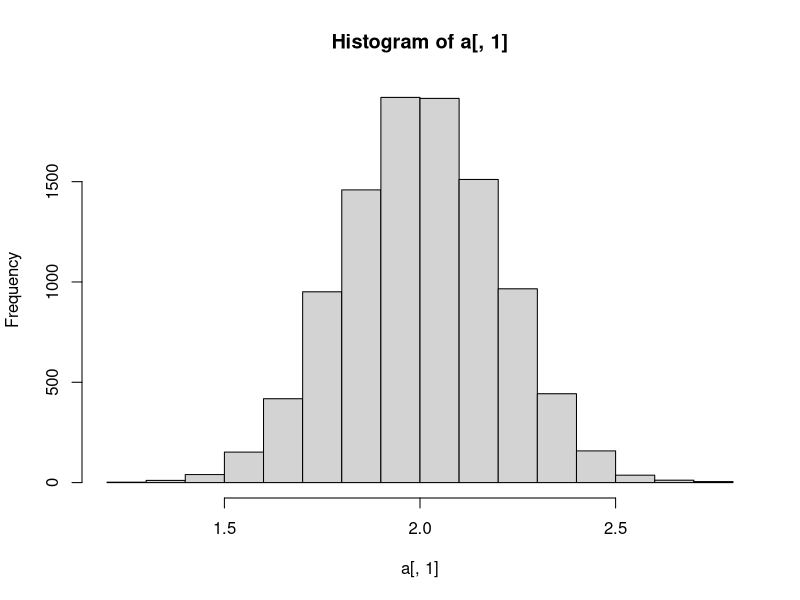
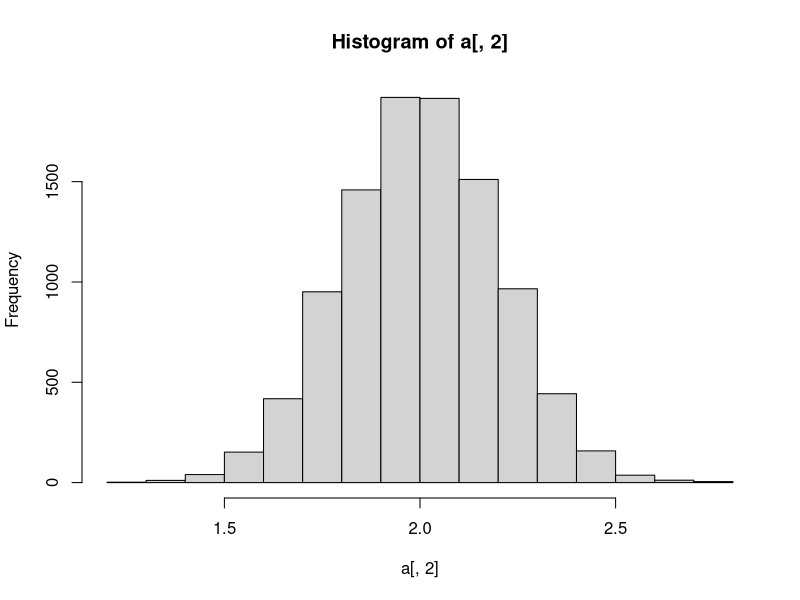

Write R code to recreate these figures, in order. (Note: a time limit stopped this script after it produced the figures.)
library(tidyverse)
library(gridExtra)

set.seed(314)

#### SATE ####

sate <- function(n, homogenous = TRUE){
  tau <- numeric(10000)
  tau_reg <- numeric(10000)
  Y <- matrix(c(rnorm(n, m = 10, sd = 1)))
  if(homogenous == TRUE){
    
    for(k in 1:10000){
    X <- matrix(1, nrow = n, ncol = 2 )
    B <- matrix(NA, nrow = n, ncol = 1)
    s <- sample(1:n, n/2, replace = FALSE)
    X[s, 2] <- 0
    
    for(i in 1:n){
      if(X[i, 2] == 1){
        B[i, 1] <- Y[i, 1] + 2
      } else {
        B[i, 1] <- Y[i, 1]
      }
    }
  
  tib <- as.tibble(cbind(X[, 2], B[, 1]))
  
  tib <- tib %>% 
    group_by(V1) %>%
    summarize(tau = mean(V2)) %>%
    pull(tau)
  
  tau[k] <- tib[2] - tib[1]
  tau_reg[k] <- (solve(t(X) %*% X) %*% t(X) %*% B)[2,]
  print(k)
  }
  } else {
    for(k in 1:10000){
      X <- matrix(1, nrow = n, ncol = 2 )
      B <- matrix(NA, nrow = n, ncol = 1)
      s <- sample(1:n, n/2, replace = FALSE)
      X[s, 2] <- 0
      
      for(i in 1:n){
        if(X[i, 2] == 1){
          B[i, 1] <- Y[i, 1] + 2 + rnorm(1, m = 0, sd = 2)
        } else {
          B[i, 1] <- Y[i, 1]
        }
      }
      
      
      tib <- as.tibble(cbind(X[, 2], B[, 1]))
      
      tib <- tib %>% 
        group_by(V1) %>%
        summarize(tau = mean(V2)) %>%
        pull(tau)
      
      tau[k] <- tib[2] - tib[1]
      tau_reg[k] <- (solve(t(X) %*% X) %*% t(X) %*% B)[2,]
      print(k)
    }
    }
  out <- cbind(as.matrix(tau), as.matrix(tau_reg))
  return(out)
}

a <- sate(100)

hist(a[,1])
mean(a[,1])
sd((a[,1]))
hist(a[,2])
mean((a[,2]))
sd((a[,2]))

b <- sate(200)

hist(b[,1])
mean(b[,1])
sd((b[,1]))
hist(b[,2])
mean(b[,2])
sd((b[,2]))

c <- sate(300)

hist(c[,1])
mean(c[,1])
sd((c[,1]))
hist(c[,2])
mean(c[,2])
sd((c[,2]))

sate_homo <- cbind(a,b,c)
write.csv(sate_homo, "sate_homo.csv")

a1 <- sate(100, homogenous = FALSE)

hist(a1[,1])
mean(a1[,1])
sd((a1[,1]))
hist(a1[,2])
mean(a1[,2])
sd((a1[,2]))

b1 <- sate(200, homogenous = FALSE)

hist(b1[,1])
mean(b1[,1])
sd((b1[,1]))
hist(b1[,2])
mean(b1[,2])
sd((b1[,2]))

c1 <- sate(300, homogenous = FALSE)

hist(c1[,1])
mean(c1[,1])
sd((c1[,1]))
hist(c1[,2])
mean(c1[,2])
sd((c1[,2]))

sate_hetero <- cbind(a1,b1,c1)
write.csv(sate_hetero, "sate_hetero.csv")



#### PATE ####

pate <- function(n, homogenous = TRUE){
  tau <- numeric(10000)
  tau_reg <- numeric(10000)
  
  if(homogenous == TRUE){
    for(k in 1:10000){
      X <- matrix(1, nrow = n, ncol = 2)
      s <- sample(1:n, n/2, replace = FALSE)
      X[s, 2] <- 0
      
      Y <- matrix(1, nrow = n)
      
      for(i in 1:n){
        if(X[i, 2] == 0){
          Y[i, 1] = rnorm(1, m = 10, sd = 1)
        } else {
          Y[i, 1] = rnorm(1, m = 10, sd = 1) + 2
        }
      }
      tib <- as.tibble(cbind(X[, 2], Y[, 1]))
      
      tib <- tib %>% 
        group_by(V1) %>%
        summarize(tau = mean(V2)) %>%
        pull(tau)
      
      tau[k] <- tib[2]- tib[1]
      tau_reg[k] <- (solve(t(X) %*% X) %*% t(X) %*% Y)[2,]
    print(k)}
  }
  else{
    for(k in 1:10000){
      X <- matrix(1, nrow = n, ncol = 2)
      s <- sample(1:n, n/2, replace = FALSE)
      X[s, 2] <- 0
      
      Y <- matrix(1, nrow = n)
      
      for(i in 1:n){
        if(X[i, 2] == 0){
          Y[i, 1] = rnorm(1, m = 10, sd = 1)
        } else {
          Y[i, 1] = rnorm(1, m = 10, sd = 1) + 2 + rnorm(1, m = 0, sd = 2) 
        }
      }
      tib <- as.tibble(cbind(X[, 2], Y[, 1]))
      
      tib <- tib %>% 
        group_by(V1) %>%
        summarize(tau = mean(V2)) %>%
        pull(tau)
      
      tau[k] <- tib[2]- tib[1]
      tau_reg[k] <- (solve(t(X) %*% X) %*% t(X) %*% Y)[2,]
    print(k)}
  }
  out <- cbind(as.matrix(tau), as.matrix(tau_reg))
  return(out)
}

pa <- pate(100)

hist(pa[,1])
mean(pa[,1])
sd((pa[,1]))
hist(pa[,2])
mean(pa[,2])
sd((pa[,2]))

pb <- pate(200)

hist(pb[,1])
mean(pb[,1])
sd((pb[,1]))
hist(pb[,2])
mean(pb[,2])
sd((pb[,2]))

pc <- pate(300)

hist(pc[,1])
mean(pc[,2])
sd((pc[,1]))
hist(c[,2])
mean(pc[,2])
sd((c[,2]))

pate_homo <- cbind(pa,pb,pc)
write.csv(pate_homo, "pate_homo.csv")

pa1 <- pate(100, homogenous = FALSE)

hist(pa1[,1])
mean(pa1[,1])
sd((pa1[,1]))
hist(pa1[,2])
mean(pa1[,2])
sd((pa1[,2]))

pb1 <- pate(200, homogenous = FALSE)

hist(pb1[,1])
mean(pb1[,1])
sd((pb1[,1]))
hist(pb1[,2])
mean(pb1[,2])
sd((pb1[,2]))

pc1 <- pate(300, homogenous = FALSE)

hist(pc1[,1])
mean(pc1[,1])
sd((pc1[,1]))
hist(pc1[,2])
mean(pc1[,1])
sd((pc1[,2]))

pate_hetero <- read.csv("pate_hetero.csv")

pate_hetero_tau <- ggplot(data = pate_hetero, mapping = aes(alpha = 0.3)) +
  geom_density(mapping = aes(x = V5, fill = "300")) +
  geom_density(mapping = aes(x = V3, fill = "200")) +
  geom_density(mapping = aes(x = V1, fill = "100")) +
  labs(y = "Density", x = expression(hat(tau))) +
  theme_classic() +
  scale_fill_manual(name = "Sample Size",values = c("100" = "red","200" = "blue", "300" = "green")) +
  guides(alpha = FALSE)

pate_hetero_beta <- ggplot(data = pate_hetero, mapping = aes(alpha = 0.3)) +
  geom_density(mapping = aes(x = V6, fill = "300")) +
  geom_density(mapping = aes(x = V4, fill = "200")) +
  geom_density(mapping = aes(x = V2, fill = "100")) +
  labs(y = "Density", x = expression(hat(beta))) +
  theme_classic() +
  scale_fill_manual(name = "Sample Size",values = c("100" = "red","200" = "blue", "300" = "green")) +
  guides(alpha = FALSE)


pate_homo <- read.csv("pate_homo.csv")

pate_homo_tau <- ggplot(data = pate_homo, mapping = aes(alpha = 0.3)) +
  geom_density(mapping = aes(x = V5, fill = "300")) +
  geom_density(mapping = aes(x = V3, fill = "200")) +
  geom_density(mapping = aes(x = V1, fill = "100")) +
  labs(y = "Density", x = expression(hat(tau))) +
  theme_classic() +
  scale_fill_manual(name = "Sample Size",values = c("100" = "red","200" = "blue", "300" = "green")) +
  guides(alpha = FALSE)


pate_homo_beta <- ggplot(data = pate_homo, mapping = aes(alpha = 0.3)) +
  geom_density(mapping = aes(x = V6, fill = "300")) +
  geom_density(mapping = aes(x = V4, fill = "200")) +
  geom_density(mapping = aes(x = V2, fill = "100")) +
  labs(y = "Density", x = expression(hat(beta))) +
  theme_classic() +
  scale_fill_manual(name = "Sample Size",values = c("100" = "red","200" = "blue", "300" = "green")) +
  guides(alpha = FALSE)


sate_hetero <- read.csv("sate_hetero.csv")

sate_hetero_tau <- ggplot(data = sate_hetero, mapping = aes(alpha = 0.3)) +
  geom_density(mapping = aes(x = V5, fill = "300")) +
  geom_density(mapping = aes(x = V3, fill = "200")) +
  geom_density(mapping = aes(x = V1, fill = "100")) +
  labs(y = "Density", x = expression(hat(tau))) +
  theme_classic() +
  scale_fill_manual(name = "Sample Size",values = c("100" = "red","200" = "blue", "300" = "green")) +
  guides(alpha = FALSE)

sate_hetero_beta <- ggplot(data = sate_hetero, mapping = aes(alpha = 0.3)) +
  geom_density(mapping = aes(x = V6, fill = "300")) +
  geom_density(mapping = aes(x = V4, fill = "200")) +
  geom_density(mapping = aes(x = V2, fill = "100")) +
  labs(y = "Density", x = expression(hat(beta))) +
  theme_classic() +
  scale_fill_manual(name = "Sample Size",values = c("100" = "red","200" = "blue", "300" = "green")) +
  guides(alpha = FALSE)

sate_homo <- read.csv("sate_homo.csv")

sate_homo_tau <- ggplot(data = sate_homo, mapping = aes(alpha = 0.3)) +
  geom_density(mapping = aes(x = V5, fill = "300")) +
  geom_density(mapping = aes(x = V3, fill = "200")) +
  geom_density(mapping = aes(x = V1, fill = "100")) +
  labs(y = "Density", x = expression(hat(tau))) +
  theme_classic() +
  scale_fill_manual(name = "Sample Size",values = c("100" = "red","200" = "blue", "300" = "green")) +
  guides(alpha = FALSE)


sate_homo_beta <- ggplot(data = sate_homo, mapping = aes(alpha = 0.3)) +
  geom_density(mapping = aes(x = V6, fill = "300")) +
  geom_density(mapping = aes(x = V4, fill = "200")) +
  geom_density(mapping = aes(x = V2, fill = "100")) +
  labs(y = "Density", x = expression(hat(beta))) +
  theme_classic() +
  scale_fill_manual(name = "Sample Size",values = c("100" = "red","200" = "blue", "300" = "green")) +
  guides(alpha = FALSE)

Y <- matrix(c(rnorm(300, m = 10, sd = 1)))
st <- numeric(10000)

for(k in 1:10000){
  X <- matrix(1, nrow = 300, ncol = 2 )
  B <- matrix(NA, nrow = 300, ncol = 1)
  s <- sample(1:300, 150, replace = FALSE)
  X[s, 2] <- 0
  
  for(i in 1:300){
    if(X[i, 2] == 1){
      B[i, 1] <- Y[i, 1] + 2
    } else {
      B[i, 1] <- Y[i, 1]
    }
  }
  
  tib <- as.tibble(cbind(X[, 2], B[, 1]))
  v <- tib %>% group_by(V1) %>% summarize(s = (sd(V2))^2) %>% pull(s)
  st[k] <- sqrt(v[1]/150 + v[2]/150)
  print(k)
}

mean(st)
